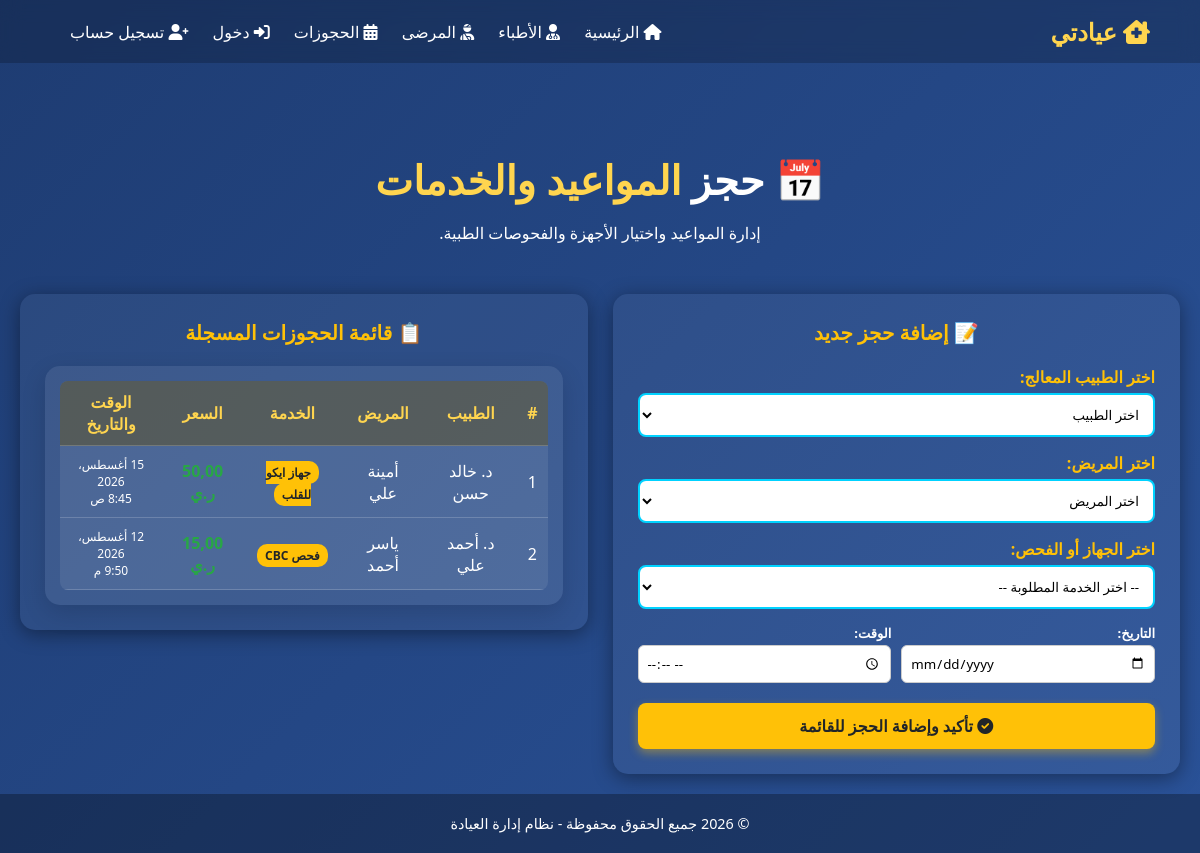
The page /booking/ on the database its author committed.
### store/models.py (models this page shows, shortened)
class Booking(models.Model):
    created_by = models.ForeignKey(User, on_delete=models.SET_NULL, null=True, blank=True, related_name='bookings', verbose_name='أنشأه')
    doctor = models.CharField(max_length=100, verbose_name='الطبيب')
    patient = models.CharField(max_length=100, verbose_name='المريض')
    service = models.CharField(max_length=100, verbose_name='الخدمة')
    price = models.DecimalField(max_digits=10, decimal_places=2, default=0, verbose_name='السعر')
    date = models.DateField(verbose_name='التاريخ')
    time = models.TimeField(verbose_name='الوقت')

### store/views.py (the view, shortened to what this page needs)
# urls.py: path('booking/', views.booking, name='booking'),
def booking(request):
    form = ManualBookingForm(request.POST or None)
    bookings_list = Booking.objects.all().order_by('-date', '-time')
    q = request.GET.get('q')
    if q:
        bookings_list = bookings_list.filter(Q(patient__icontains=q) | Q(doctor__icontains=q) | Q(service__icontains=q))
    max_price = request.GET.get('max_price')
    if max_price and max_price.isdigit():
        bookings_list = bookings_list.filter(price__lte=max_price)
    sort_price = request.GET.get('sort_price')
    if sort_price in {'asc', 'desc'}:
        bookings_list = bookings_list.order_by('price' if sort_price == 'asc' else '-price')
    limit = request.GET.get('limit')
    if limit and limit.isdigit():
        bookings_list = bookings_list[:int(limit)]
    return render(request, 'store/booking.html', {'form': form, 'doctors': Doctor.objects.active().ordered(),
                   'patients': Patient.objects.all().order_by('name'), 'services': Service.objects.all().order_by('service_name'),
                   'bookings': bookings_list})

### store/forms.py (shortened to what this page needs)
class ManualBookingForm(forms.Form):
    doctor = forms.ChoiceField(label='الطبيب')
    patient = forms.CharField(max_length=100, label='اسم المريض')
    service = forms.ChoiceField(label='الخدمة')
    date = forms.DateField(widget=forms.DateInput(attrs={'type': 'date'}), label='التاريخ')
    time = forms.TimeField(widget=forms.TimeInput(attrs={'type': 'time'}), label='الوقت')
    def __init__(self, *args, **kwargs):
        super().__init__(*args, **kwargs)
        self.doctor_queryset = Doctor.objects.active().ordered()
        self.service_queryset = Service.objects.all().order_by('service_name')
        self.fields['doctor'].choices = [('', '-- اختر الطبيب --')] + [
            (doctor.name, f'{doctor.name} ({doctor.specialty})')
            for doctor in self.doctor_queryset
        ]
        self.fields['service'].choices = [('', '-- اختر الخدمة المطلوبة --')] + [
            (service.service_name, f'{service.service_name} ({service.price} ريال)')
            for service in self.service_queryset
        ]

### store/models.py (called while the page is built)
    def active(self):
        return self.filter(is_active=True)

    def ordered(self, field='name'):
        allowed = {'name', '-name', 'specialty', '-specialty'}
        return self.order_by(field if field in allowed else 'name')

### store/templates/store/booking.html (shortened to what this page needs)
{% extends 'base.html' %}
{% block content %}
<section class="hero" style="min-height:15vh; padding-top:80px; text-align: center;">
    <div><h1>📅 حجز <span>المواعيد والخدمات</span></h1><p>إدارة المواعيد واختيار الأجهزة والفحوصات الطبية.</p></div>
</section>
<section style="padding: 20px; max-width: 1300px; margin: auto; display: grid; grid-template-columns: 1fr 1fr; gap: 25px; align-items: start;">
    <div class="add-form" style="background: rgba(255,255,255,0.05); padding: 25px; border-radius: 15px; box-shadow: 0 4px 20px rgba(0,0,0,0.4);">
        <h3 style="color: #ffc107; margin-bottom: 20px; text-align: center; font-size: 20px;">📝 إضافة حجز جديد</h3>
        <form method="POST">
            <div style="margin-bottom: 15px;">
                <label style="display: block; margin-bottom: 5px; font-weight: bold; color: #ffc107;">اختر الطبيب المعالج:</label>
                <select name="doctor" id="bookDoctorSelect" required style="width: 100%; padding: 10px; border-radius: 8px; background: #fff; color: #000; border: 2px solid #00d2ff;">
                    <option value="">-- اختر الطبيب --</option>
                </select>
            </div>
            <div style="margin-bottom: 15px;">
                <label style="display: block; margin-bottom: 5px; font-weight: bold; color: #ffc107;">اختر المريض:</label>
                <select name="patient" id="bookPatientSelect" required style="width: 100%; padding: 10px; border-radius: 8px; background: #fff; color: #000; border: 2px solid #00d2ff;">
                    <option value="">-- اختر المريض --</option>
                </select>
            </div>
            <div style="margin-bottom: 15px;">
                <label style="display: block; margin-bottom: 5px; font-weight: bold; color: #ffc107;">اختر الجهاز أو الفحص:</label>
                <select name="service" id="serviceSelect" onchange="updateServiceDetails()" required style="width: 100%; padding: 10px; border-radius: 8px; background: #fff; color: #000; border: 2px solid #00d2ff;">
                    <option value="">-- اختر الخدمة المطلوبة --</option>
                </select>
            </div>
            <div style="display: flex; gap: 10px; margin-top: 15px;">
                <div style="flex: 1;">
                    <label style="display: block; margin-bottom: 3px; font-size: 13px; font-weight: bold; color: #fff;">التاريخ:</label>
                    <input type="date" name="date" required style="width: 100%; padding: 8px; border-radius: 6px; border: 1px solid #ccc;">
                </div>
                <div style="flex: 1;">
                    <label style="display: block; margin-bottom: 3px; font-size: 13px; font-weight: bold; color: #fff;">الوقت:</label>
                    <input type="time" name="time" required style="width: 100%; padding: 8px; border-radius: 6px; border: 1px solid #ccc;">
                </div>
            </div>
            <button type="submit" style="width: 100%; margin-top: 20px; padding: 12px; background: #ffc107; color: #212529; border: none; border-radius: 8px; font-weight: bold; cursor: pointer; font-size: 16px; box-shadow: 0 4px 10px rgba(255, 193, 7, 0.4);">
                <i class="fas fa-check-circle"></i> تأكيد وإضافة الحجز للقائمة
            </button>
        </form>
    </div>
    <div style="background: rgba(255,255,255,0.05); padding: 25px; border-radius: 15px; box-shadow: 0 4px 20px rgba(0,0,0,0.4);">
        <h3 style="color: #ffc107; margin-bottom: 20px; text-align: center; font-size: 20px;">📋 قائمة الحجوزات المسجلة</h3>
        <div class="table-wrap" style="overflow-x: auto;">
            <table style="width: 100%; border-collapse: collapse; border-radius: 8px; overflow: hidden;">
                <thead>
                    <tr style="background: rgba(255, 193, 7, 0.2); color: #ffc107; font-size: 14px;">
                        <th style="padding: 10px;">#</th>
                        <th style="padding: 10px;">الطبيب</th>
                        <th style="padding: 10px;">المريض</th>
                        <th style="padding: 10px;">الخدمة</th>
                        <th style="padding: 10px;">السعر</th>
                        <th style="padding: 10px;">الوقت والتاريخ</th>
                    </tr>
                </thead>
                <tbody style="text-align: center; color: #fff; font-size: 14px;">
                    {% for b in bookings %}
                    <tr style="border-bottom: 1px solid rgba(255,255,255,0.1);">
                        <td style="padding: 10px;">{{ forloop.counter }}</td>
                        <td style="padding: 10px;">{{ b.doctor }}</td>
                        <td style="padding: 10px;">{{ b.patient }}</td>
                        <td style="padding: 10px;"><span style="background: #ffc107; color: #212529; padding: 3px 8px; border-radius: 10px; font-weight: bold; font-size: 12px;">{{ b.service }}</span></td>
                        <td style="padding: 10px; color: #28a745; font-weight: bold;">{{ b.price }} ر.ي</td>
                        <td style="padding: 10px; font-size: 12px;">{{ b.date }}<br>{{ b.time }}</td>
                    </tr>
                    {% empty %}
                    <tr>
                        <td colspan="6" style="padding: 20px; color: #ccc;">لا توجد حجوزات مسجلة حتى الآن.</td>
                    </tr>
                    {% endfor %}
                </tbody>
            </table>
        </div>
    </div>
</section>
{% endblock %}

### static/css/style.css (style rules this page uses)
* { margin: 0; padding: 0; box-sizing: border-box; font-family: 'Segoe UI', Tahoma, sans-serif; }
body { background: linear-gradient(135deg, #1e3c72 0%, #2a5298 100%); color: #fff; min-height: 100vh; display: flex; flex-direction: column; }
.hero { min-height: 20vh; display: flex; justify-content: center; align-items: center; text-align: center; padding: 100px 20px 30px; }
.hero h1 { font-size: 2.5rem; margin-bottom: 15px; }
.hero h1 span { color: #ffd54f; }
.table-wrap { overflow-x: auto; background: rgba(255,255,255,.08); border-radius: 15px; padding: 15px; box-shadow: 0 8px 24px rgba(0,0,0,.14); }
table { width: 100%; border-collapse: collapse; text-align: center; background: rgba(255,255,255,.08); }
th, td { padding: 14px 15px; border-bottom: 1px solid rgba(255,255,255,.18); }
th { background: rgba(0,0,0,.25); color: #ffd54f; font-size: 1rem; }
td { color: #fff; font-size: 1rem; }

### rows shown on the page
Booking: doctor "د. خالد حسن", patient "أمينة علي", service "جهاز ايكو للقلب", date "15 أغسطس، 2026", time "8:45 ص"
Booking: doctor "د. أحمد علي", patient "ياسر أحمد", service "فحص CBC", date "12 أغسطس، 2026", time "9:50 م"
